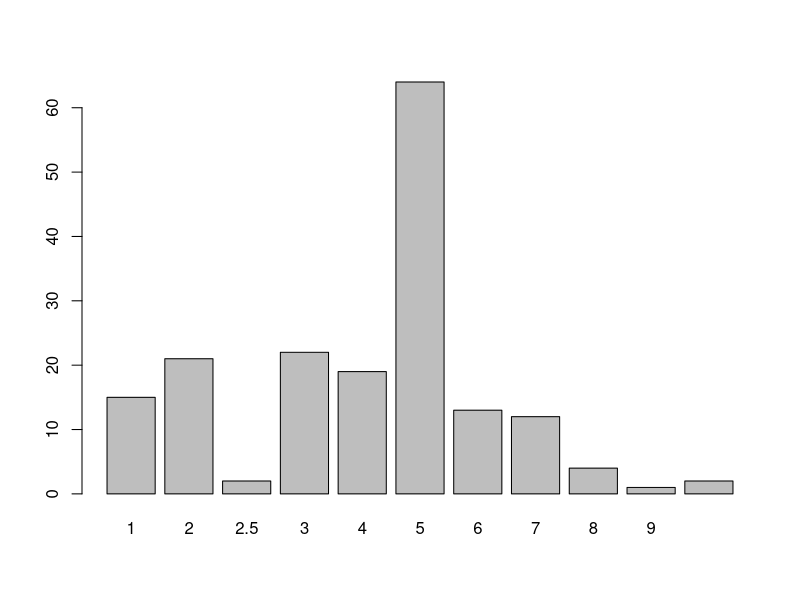
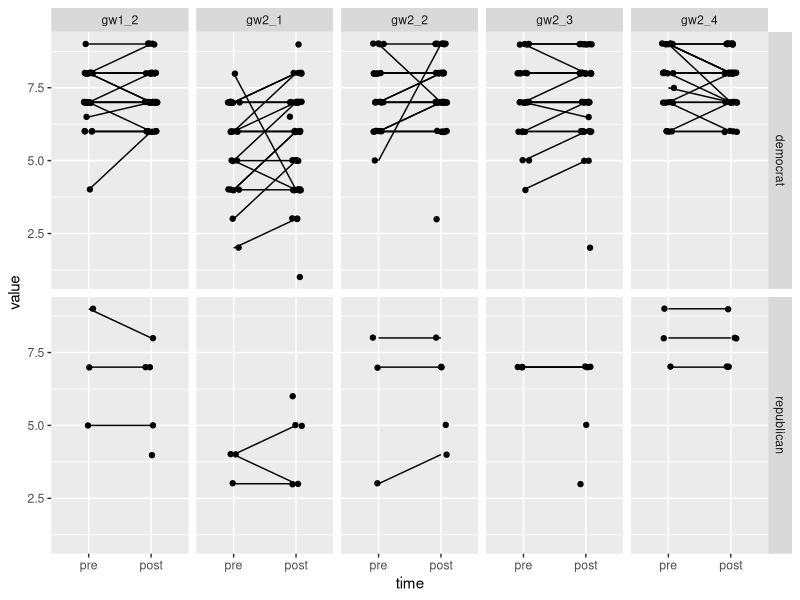
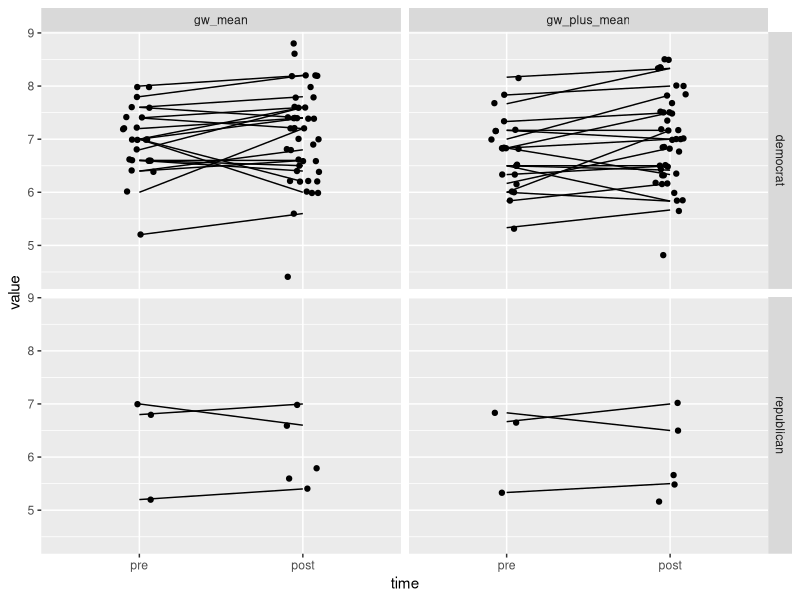

R code for these plots, in order: (Note: this script raises an error after producing the figures.)
library(plyr)
library(dplyr)
library(ggplot2)
library(tidyr)
library(car)
library(psych)
library(BayesFactor)
library(lme4)

# Experiment 2 ----
# I would like to check out this no-pretest control group, but not sure which col that is
exp2.1 = read.csv("UCp_mech_core_intervention_notext.csv")
exp2.1$sample = "UC-Berkeley"
exp2.2 = read.csv("UT_mech_core_intervention_notext.csv")
exp2.2$sample = "UT-Brownsville"
exp2.2 = separate(exp2.2, survey_number, c('f11', 'survey_number'), sep = "-")
exp2.2$survey_number = as.numeric(as.character(exp2.2$survey_number))
# We're gonna combine these data frames so let's make sure survey_number is distinct
intersect(exp2.1$survey_number, exp2.2$survey_number) # not distinct
exp2.2$survey_number = exp2.2$survey_number + 1000
intersect(exp2.1$survey_number, exp2.2$survey_number) # distinct

# Looks like only n_s == s has pre/post (altho sometimes pre-only?)
# n_s == n looks like the post-only control
table(exp2.1$n_s, exp2.1$survey_number)
table(exp2.2$n_s, exp2.2$survey_number)

# remove knowledge, ghg, light, energy, columns for convenience
exp2.1 = exp2.1 %>% select(X:reread, total.score, sample)
exp2.2 = exp2.2 %>% select(X:reread, total.score, sample)

# Combine datasets into one master. Add composite columns.
# NOTE: Should n_s == "n" be excluded at this point??
exp2 = bind_rows(exp2.1, exp2.2) %>% 
  mutate(gw_mean = (gw1_2 + gw2_1 + gw2_2 + gw2_3 + gw2_4)/5,
         gw_plus_mean = (gw_mean*5 + lifestyle)/6)
# Make pre/post into a factor, set levels for plotting convenience  
exp2$time = factor(exp2$pre_post, levels = c("pre", "post"))

# Check combined dataset for number of conservatives
table(exp2$conservative, useNA = 'always')
barplot(table(exp2$conservative, useNA = 'always'))
table(exp2$party, useNA = 'always') # 8 republicans out of 175

# Flatten dataset for ggplot2's facet_grid
exp2.flat = exp2 %>%
  gather(key = "item", value = "value", starts_with("gw"))
 
# Plot pre/post changes among democrats & republicans for each item
exp2.flat %>% 
  filter(party %in% c("democrat", "republican")) %>% 
  filter(!(item %in% c("gw_mean", "gw_plus_mean"))) %>% 
  ggplot(aes(x = time, y = value)) +
  geom_point(position = position_jitter(width = .1, height = .02)) +
  geom_line(aes(group = survey_number)) +
  facet_grid(party~item)

# Plot pre/post changes for two aggregate strategies
exp2.flat %>% 
  filter(party %in% c("democrat", "republican")) %>% 
  #separate(item, into = c("item", "time"), sep = -4) %>% 
  filter(item %in% c("gw_mean", "gw_plus_mean")) %>% 
  ggplot(aes(x = time, y = value)) +
  geom_point(position = position_jitter(width = .1, height = .02)) +
  geom_line(aes(group = survey_number)) +
  facet_grid(party~item)

# Can I reproduce their analyses?
# Paired-samples t-tests and other within-subjects pre-post analyses
# Full-sample analysis
exp2.m1 = lmer(gw_mean ~ pre_post + (1|survey_number), data = exp2) 
exp2.m2 = lmer(gw_mean ~ pre_post*conservative + (1|survey_number), data = exp2)
exp2.m3 = lmer(gw_plus_mean ~ pre_post + (1|survey_number), data = exp2) 
exp2.m4 = lmer(gw_plus_mean ~ pre_post*conservative + (1|survey_number), data = exp2)

summary(exp2.m1); Anova(exp2.m1, type = 3)
summary(exp2.m2); Anova(exp2.m2, type = 3)
summary(exp2.m3); Anova(exp2.m3, type = 3)
summary(exp2.m4); Anova(exp2.m4, type = 3)

# Per manuscript, split by school
# Berkeley -- Doesn't match yet, not sig. Sample size wrong?
# One composite
exp2.m1.ucb = lmer(gw_mean ~ pre_post + (1|survey_number), 
     data = exp2[exp2$sample == "UC-Berkeley",]) 
exp2.m2.ucb = lmer(gw_mean ~ pre_post*conservative + (1|survey_number), 
     data = exp2[exp2$sample == "UC-Berkeley",])
# Other composite
exp2.m3.ucb = lmer(gw_plus_mean ~ pre_post + (1|survey_number), 
     data = exp2[exp2$sample == "UC-Berkeley",]) 
exp2.m4.ucb = lmer(gw_plus_mean ~ pre_post*conservative + (1|survey_number), 
     data = exp2[exp2$sample == "UC-Berkeley",]) 

summary(exp2.m1.ucb); Anova(exp2.m1.ucb, type = 3)
summary(exp2.m2.ucb); Anova(exp2.m2.ucb, type = 3)
summary(exp2.m3.ucb); Anova(exp2.m3.ucb, type = 3)
summary(exp2.m4.ucb); Anova(exp2.m4.ucb, type = 3)

# Brownville -- p-value seems about right
# One composite
exp2.m1.utb = lmer(gw_mean ~ pre_post + (1|survey_number), 
     data = exp2[exp2$sample == "UT-Brownsville",])
exp2.m2.utb = lmer(gw_mean ~ pre_post*conservative + (1|survey_number), 
     data = exp2[exp2$sample == "UT-Brownsville",])
# Other composite
exp2.m3.utb = lmer(gw_plus_mean ~ pre_post + (1|survey_number), 
     data = exp2[exp2$sample == "UT-Brownsville",])
exp2.m4.utb = lmer(gw_plus_mean ~ pre_post*conservative + (1|survey_number), 
     data = exp2[exp2$sample == "UT-Brownsville",])

summary(exp2.m1.utb); Anova(exp2.m1.utb, type = 3)
summary(exp2.m2.utb); Anova(exp2.m2.utb, type = 3)
summary(exp2.m3.utb); Anova(exp2.m3.utb, type = 3)
summary(exp2.m4.utb); Anova(exp2.m4.utb, type = 3)

# How curious that adding "conservative" as a predictor has such an effect on the main effect.
# Perhaps more conservative people are more likely to drop out?
# TODO: Count up number of obs per subject, see if conservatives drop out?

# Make pre/post difference scores and run t-test
makeDiff = function(x) return(x[2] - x[1]) # function subtracts "pre" from "post"
# Demonstration: 
# demo = data.frame("ID" = c(1, 1, 2, 2), 
#                   "time" = c("pre", "post", "pre", "post"), 
#                   "value" = c(4, 5, 6, 7))
# demo %>% group_by(ID) %>% summarize_each(funs(makeDiff), value)
diffs = exp2 %>% 
  group_by(survey_number) %>% 
  summarize_each(funs(makeDiff), starts_with("gw"))
diffs$pre_post = "diff"

# names(diffs)[-1] = paste(names(diffs)[-1], "diff", sep = "_")
# exp2.diff = right_join(diffs, exp2, by = "survey_number") %>% 
#   filter(pre_post == "post", n_s == "s") %>% 
#   mutate(gw_composite_diff = gw1_2_diff + gw2_1_diff + gw2_2_diff + gw2_3_diff + gw2_4_diff)
# exp2 %>% filter(survey_number == 1) %>% select(starts_with("gw"),)
# exp2.diff %>% filter(survey_number == 1) %>% select(starts_with("gw"))

# Add difference scores as further rows to original dataset.
# TODO: double-check the direction of difference.
exp2 = bind_rows(exp2, diffs) %>% 
  arrange(survey_number) %>% 
  select(-X)
exp2 %>% select(survey_number, pre_post, starts_with("gw"))

# Make dataset of difference scores ----
# TODO: get the subject-level stuff back on here (e.g. political views)
exp2.diff = exp2 %>% 
  select(survey_number, party, conservative, sample, pre_post, starts_with("gw")) %>% 
  filter(pre_post == "diff") %>% 
  mutate(gw_composite = gw1_2 + gw2_1 + gw2_2 + gw2_3 + gw2_4)

# one-sample t-tests of difference scores
#  something's not quite right
t.test(exp2.diff$gw1_2)
t.test(exp2.diff$gw2_1)
t.test(exp2.diff$gw2_2)
t.test(exp2.diff$gw2_3)
t.test(exp2.diff$gw2_4)
t.test(exp2.diff$gw_composite)
# t.test(exp2.diff$gw_composite[exp2.diff$sample == "UC-Berkeley"]) # does not match
# t.test(exp2.diff$gw_composite[exp2.diff$sample == "UT-Brownsville"]) # approx match


# Bayes factors via model comparison ----
# Code and discard those who dropped out before post
exp2.bf = exp2 %>% 
  filter(n_s == "s") %>%  # Drop post-only
  select(survey_number, gw_composite, pre_post, conservative) %>% 
  filter(complete.cases(.)) %>% # Drop casewise missing
  mutate(survey_number = as.factor(survey_number)) 
# See who doesn't have both timepoints
tab = table(exp2.bf$survey_number) 
tab[tab == 1]
tab[tab == 1] %>% names
# drop them
exp2.bf = exp2.bf %>% 
  filter(!survey_number %in% names(tab[tab==1])) %>% 
  as.data.frame()

# Could plot distribution of change scores given T1 score
# or distribution of change scores given conservative

# run BayesFactor models
exp2.m0 = lmBF(gw_mean ~ survey_number, data = exp2.bf)
exp2.m1 = lmBF(gw_mean ~ pre_post + survey_number, data = exp2.bf)
exp2.m2 = lmBF(gw_mean ~ conservative + survey_number, data = exp2.bf,
               iterations = 5e3)
exp2.m3 = lmBF(gw_mean ~ conservative + pre_post + survey_number, data = exp2.bf,
               iterations = 1e5)
exp2.m4 = lmBF(gw_mean ~ conservative * pre_post + survey_number, data = exp2.bf, 
               iterations = 1e5)

exp2.bayesResult = c(exp2.m0, exp2.m1, exp2.m2, exp2.m3, exp2.m4)
exp2.bayesResult
plot(exp2.bayesResult)

exp2.m4/exp2.m3 # evidence against interaction -- perhaps they are right

# TODO: run again with gw_plus_mean
# TODO: run BayesFactor models with party code?



# Experiment 3 ----
exp3.1 = read.csv("UCo_mech_core_intervention_notext.csv") 
exp3.2 = read.csv("UCo_mech_full_intervention_notext.csv") 
# Prune columns I don't need
exp3.1 = exp3.1 %>% 
  select(-starts_with("k1time"), -starts_with("k2time"), -starts_with("k3time"),
         -starts_with("codes."), -starts_with("coder."))
exp3.2 = exp3.2 %>% 
  select(-starts_with("k1time"), -starts_with("k2time"), -starts_with("k3time"),
         -starts_with("codes."), -starts_with("coder."),
         -starts_with("Q"))
exp3.1$sample = "core"
exp3.2$sample = "full"

# Combine datasets and make composite outcome.
# Appears that no suffix implies pretest so we'll make the names conform
# Also we'll make composites for conservatism and gw outcomes
# TODO: use alpha() to assess wisdom of composite outcome
exp3 = bind_rows(exp3.1, exp3.2) %>% 
  rename(gw1_2_pre = gw1_2,
         gw2_1_pre = gw2_1,
         gw2_2_pre = gw2_2,
         gw2_3_pre = gw2_3,
         gw2_4_pre = gw2_4,
         engage_pre = engage,
         lifsty_pre = lifesty) %>% 
  mutate(gw_mean_pre = (gw1_2_pre + gw2_1_pre + gw2_2_pre + gw2_3_pre + gw2_4_pre)/5,
         gw_plus_mean_pre = (gw_mean_pre*5 + engage_pre + lifsty_pre)/7,
         gw_mean_pst = (gw1_2_pst + gw2_1_pst + gw2_2_pst + gw2_3_pst + gw2_4_pst)/5,
         gw_plus_mean_pst = (gw_mean_pst*5 + engage_pst + lifsty_pst)/7,
         gw_mean_fol = (gw1_2_fol + gw2_1_fol + gw2_2_fol + gw2_3_fol + gw2_4_fol)/5,
         gw_plus_mean_fol = (gw_mean_fol*5 + engage_fol + lifsty_fol)/7,
         conservative = social.cons + econ.cons) 
# Also appears to be no subject identifier so we'll add one
exp3$ID = factor(1:nrow(exp3))

# See how many conservatives we've got.
# Conservatism items: social and economic. Most data is missing.
table(exp3$social.cons, useNA='always')
barplot(table(exp3$social.cons, useNA = 'always')) 
table(exp3$econ.cons, useNA='always')
barplot(table(exp3$econ.cons, useNA = 'always'))
# Political party. Most are "none", "NA", or "democrat"
table(exp3$party, useNA = 'always')
table(exp3$party.pre, useNA = 'always')

# Flatten dataset and separate() columns by timepoint
exp3.flat = exp3 %>% 
  # drop cols for ease of View()
  select(-starts_with("pni"), -starts_with("evo"), -starts_with("dty"), 
         -starts_with("natmil"), -ends_with(".study"), -ends_with(".delay")) %>% 
  gather(key = "item", value = "value", 
         starts_with("gw"), starts_with("engage"), starts_with("lifsty")) %>% 
  separate(col = item, into = c("item", "time"), sep = -4)  %>% 
  mutate(item = substr(item, 1, nchar(item) - 1)) %>% # drop the excess underscore for tidiness
  mutate(time = factor(time, levels = c("pre", "pst", "fol"))) # rearrange levels for plotting 

# Spread items back out so that I can refer to gw_mean or gw_plus_mean
exp3.wide = exp3.flat %>% 
  filter(item %in% c("gw_mean", "gw_plus_mean")) %>% 
  spread(key = item, value = value)

# Debugging ----
View(exp3.flat[exp3.flat$ID == 1,] )

# Analyses ----
# NOTE: May be necessary yet to filter according to completeness
# Pre/post LMER
exp3.m1 = lmer(gw_mean ~ time + (1|ID), data = exp3.wide)
exp3.m2 = lmer(gw_mean ~ time * conservative + (1|ID), data = exp3.wide)
exp3.m3 = lmer(gw_plus_mean ~ time + (1|ID), data = exp3.wide)
exp3.m4 = lmer(gw_plus_mean ~ time * conservative + (1|ID), data = exp3.wide)

summary(exp3.m1); Anova(exp3.m1, type = 3)
summary(exp3.m2); Anova(exp3.m2, type = 3)
summary(exp3.m3); Anova(exp3.m3, type = 3)
summary(exp3.m4); Anova(exp3.m4, type = 3)

# Plots ----
# NOTE: Something's wrong here!!! Where's my time == "pre" data?
## Is it possible that nobody with "pre" data indicated their politics??

# Plot pre/post changes among democrats & republicans for each item
exp3.flat %>% 
  filter(party %in% c("democrat", "republican")) %>% 
  filter(!(item %in% c("gw_mean", "gw_plus_mean"))) %>% 
  ggplot(aes(x = time, y = value)) +
  geom_point(position = position_jitter(width = .1, height = .02)) +
  geom_line(aes(group = ID)) +
  facet_grid(party~item)

# Plot pre/post changes for two aggregate strategies
exp3.flat %>% 
  filter(party %in% c("democrat", "republican")) %>% 
  filter(item %in% c("gw_mean", "gw_plus_mean")) %>% 
  ggplot(aes(x = time, y = value)) +
  geom_point(position = position_jitter(width = .1, height = .02)) +
  geom_line(aes(group = ID)) +
  facet_grid(party~item)

# Plot pre/post changes, collapsing across parties
# Individual items
exp3.flat %>% 
  filter(!(item %in% c("gw_mean", "gw_plus_mean"))) %>% 
  ggplot(aes(x = time, y = value)) +
  geom_point(position = position_jitter(width = .1, height = .02)) +
  geom_line(aes(group = ID)) +
  facet_grid(~item)

# Aggregates
exp3.flat %>% 
  filter(item %in% c("gw_mean", "gw_plus_mean")) %>% 
  ggplot(aes(x = time, y = value)) +
  geom_point(position = position_jitter(width = .1, height = .02)) +
  geom_line(aes(group = ID)) +
  facet_grid(~item)

# Experiment 4 ----
exp4.1 = read.csv("cco_mech_core_intervention_notext.csv")
exp4.2 = read.csv("cco_mech_delayed_test_notext.csv")

table(exp4.1$party) # you guys only have 8 republicans in the whole sample
barplot(table(exp4.1$conserv), xlab = "conservatism") # sample leans left
table(exp4.1$party, exp4.1$conserv)

# are all the delayed people in the pre-post dataset?
intersect(exp4.1$subj_id, exp4.2$subj_id)
setdiff(exp4.1$subj_id, exp4.2$subj_id)
setdiff(exp4.2$subj_id, exp4.1$subj_id) # yes

# Make composite of gw items, gw + engage + lifesty items
# Maybe other studies should aggregate into "democrat", "other/NA", "republican" for plotting
exp4 = left_join(exp4.1, exp4.2, by = "subj_id") %>% 
  mutate(party_3lvl = mapvalues(party, 
                                c("democrat", "independent", "none", "other", "republican"),
                                c("democrat", "other", "other", "other", "republican")),
         gw_mean_pre = (gw1_2_pre + gw2_1_pre + gw2_2_pre + gw2_3_pre + gw2_4_pre)/5,
         gw_plus_mean_pre = (gw_mean_pre*5 + engage_pre + lifsty_pre)/7,
         gw_mean_pst = (gw1_2_pst + gw2_1_pst + gw2_2_pst + gw2_3_pst + gw2_4_pst)/5,
         gw_plus_mean_pst = (gw_mean_pst*5 + engage_pst + lifsty_pst)/7,
         gw_mean_fol = (gw1_2_fol + gw2_1_fol + gw2_2_fol + gw2_3_fol + gw2_4_fol)/5,
         gw_plus_mean_fol = (gw_mean_fol*5 + engage_fol + lifsty_fol)/7) %>% 
  mutate(ID = factor(subj_id))

# Flatten dataset and separate() columns by timepoint
# drop cols for ease of View()
exp4.flat = exp4 %>% 
  select(-starts_with("k1time"), -starts_with("k2time"), -starts_with("k3time"),
         -starts_with("evo"), -starts_with("dty"), 
         -starts_with("natmil"), -ends_with(".study"), -ends_with(".delay")) %>%   
  gather(key = "item", value = "value", 
         starts_with("gw"), starts_with("engage"), starts_with("lifsty")) %>% 
  separate(col = item, into = c("item", "time"), sep = -4)  %>% 
  mutate(item = substr(item, 1, nchar(item) - 1)) %>% # drop the excess underscore for tidiness
  mutate(time = factor(time, levels = c("pre", "pst", "fol"))) # rearrange levels for plotting 

# Spread items back out so that I can refer to gw_mean or gw_plus_mean
exp4.wide = exp4.flat %>% 
  filter(item %in% c("gw_mean", "gw_plus_mean")) %>% 
  spread(key = item, value = value)

# Analysis ----
exp4.m1 = lmer(gw_mean ~ time + (1|ID), data = exp4.wide)
exp4.m2 = lmer(gw_mean ~ time * conserv + (1|ID), data = exp4.wide)
exp4.m3 = lmer(gw_plus_mean ~ time + (1|ID), data = exp4.wide)
exp4.m4 = lmer(gw_plus_mean ~ time * conserv + (1|ID), data = exp4.wide)

summary(exp4.m1); Anova(exp4.m1, type = 3)
summary(exp4.m2); Anova(exp4.m2, type = 3)
summary(exp4.m3); Anova(exp4.m3, type = 3)
summary(exp4.m4); Anova(exp4.m4, type = 3)

# Plotting ----
# Plot pre/post changes among democrats & republicans for each item
exp4.flat %>% 
  filter(party %in% c("democrat", "republican")) %>% 
  filter(!(item %in% c("gw_mean", "gw_plus_mean"))) %>% 
  ggplot(aes(x = time, y = value)) +
  geom_point(position = position_jitter(width = .1, height = .02)) +
  geom_line(aes(group = ID)) +
  facet_grid(party~item)

# Plot pre/post changes for two aggregate strategies
exp4.flat %>% 
  filter(party %in% c("democrat", "republican")) %>% 
  filter(item %in% c("gw_mean", "gw_plus_mean")) %>% 
  ggplot(aes(x = time, y = value)) +
  geom_point(position = position_jitter(width = .1, height = .02)) +
  geom_line(aes(group = ID)) +
  facet_grid(party~item)

# Plot pre/post changes, collapsing across parties
# Individual items
exp4.flat %>% 
  filter(!(item %in% c("gw_mean", "gw_plus_mean"))) %>% 
  ggplot(aes(x = time, y = value)) +
  geom_point(position = position_jitter(width = .1, height = .02)) +
  geom_line(aes(group = ID)) +
  facet_grid(~item)

# Aggregates
exp4.flat %>% 
  filter(item %in% c("gw_mean", "gw_plus_mean")) %>% 
  ggplot(aes(x = time, y = value)) +
  geom_point(position = position_jitter(width = .1, height = .02)) +
  geom_line(aes(group = ID)) +
  facet_grid(~item)

# Bayesian models ----
temp = exp4.flat %>% 
  group_by(subj_id, party, party_3lvl, conserv, time) %>% 
  summarise(value = sum(value)) 

exp4.bf = exp4.flat %>% 
  left_join(exp4.bf)
  group_by() %>% 
  #filter(complete.cases(.)) %>% 
  mutate(subj_id = as.factor(subj_id)) %>% 
  as.data.frame


# Experiment 5 ----
# No political information
exp5 = read.csv("HS_mech+stats_full_intervention.csv")
exp5$time = factor(exp5$time, levels = c("pre", "post", "followup"))

exp5 %>% 
  gather(item, value, GW1:GW4) %>% 
  ggplot(aes(x = time, y = value)) +
  geom_point() +
  geom_line(aes(group = Code)) +
  facet_wrap(~item)
